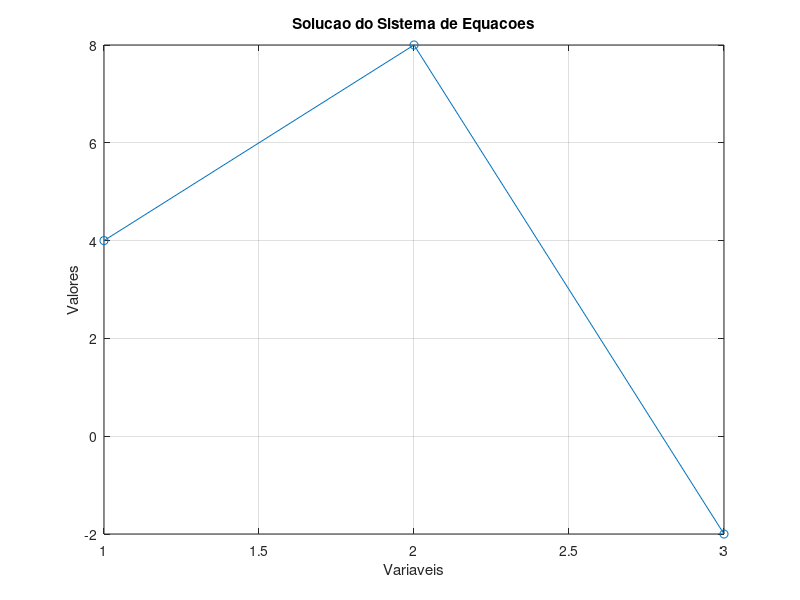
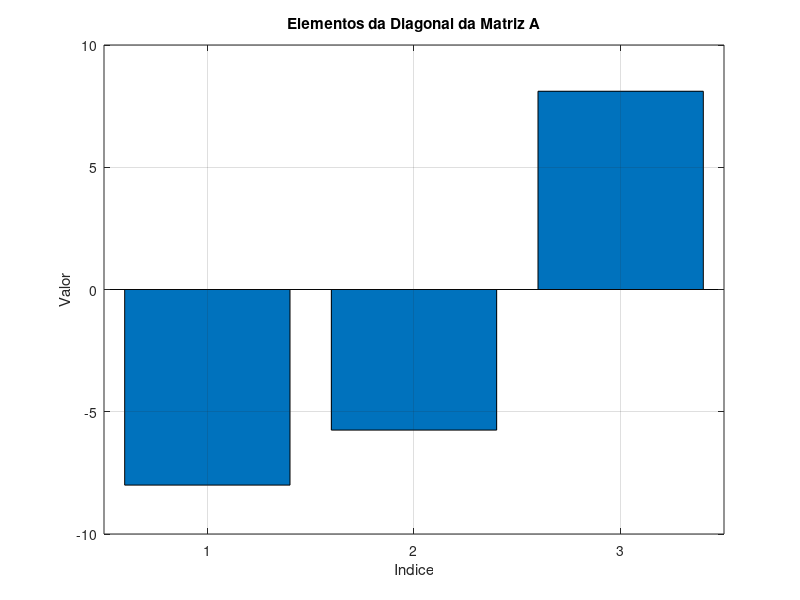
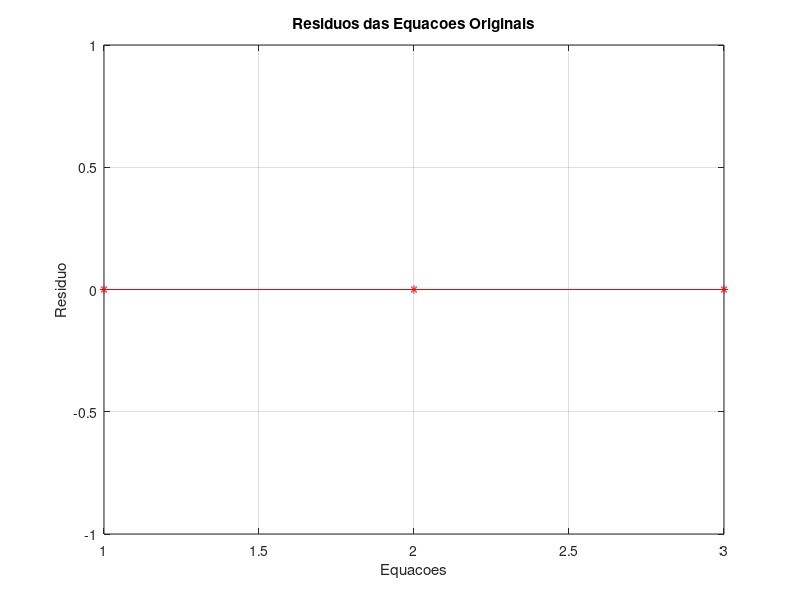

Here is the MATLAB script that generated these plots, in order:
% Definir o sistema de equacoes como uma matriz aumentada A e um vetor b
A = [2 -6 -1; -3 -1 7; -8 1 -2];
b = [-38; -34; -20];

% Funcao de eliminacao de Gauss com pivoteamento parcial
function [A, b] = gauss_elimination_partial_pivoting(A, b)
  n = length(b);
  for k = 1:n-1
    [~, max_row] = max(abs(A(k:n, k)));
    max_row = max_row + k - 1;
    
    if max_row != k
      A([k, max_row], :) = A([max_row, k], :);
      b([k, max_row]) = b([max_row, k]);
    end
    
    for i = k+1:n
      m = A(i, k) / A(k, k);
      A(i, k) = 0;
      A(i, k+1:n) = A(i, k+1:n) - m * A(k, k+1:n);
      b(i) = b(i) - m * b(k);
    end
    
    % Listar informacoes úteis durante o pivoteamento
    fprintf('\nIteracao: %d\n', k);
    fprintf('Matriz A atualizada:\n');
    disp(A);
    fprintf('Vetor b atualizado:\n');
    disp(b);
  end
endfunction

tic;
[A, b] = gauss_elimination_partial_pivoting(A, b);
elapsed_time = toc;

% Funcao de substituicao reversa
function x = back_substitution(A, b)
  n = length(b);
  x = zeros(n, 1);
  
  for i = n:-1:1
    x(i) = (b(i) - A(i, i+1:n) * x(i+1:n)) / A(i, i);
  end
endfunction

x = back_substitution(A, b);

% Calcular o determinante
determinant = prod(diag(A));

% Listar informacoes finais
fprintf('\nSolucao final:\n');
disp(x);
fprintf('Determinante: %f\n', determinant);

% Verificar a solucao
residual = A * x - b;
fprintf('\nResiduos das equacoes originais:\n');
disp(residual);

% Exibir o tempo de execucao
fprintf('Tempo de execucao do processo de eliminacao de Gauss: %f segundos\n', elapsed_time);


% Graficos
figure;
plot(x, 'o-');
title('Solucao do Sistema de Equacoes');
xlabel('Variaveis');
ylabel('Valores');
grid on;

figure;
bar(diag(A));
title('Elementos da Diagonal da Matriz A');
xlabel('Indice');
ylabel('Valor');
grid on;

figure;
plot(residual, 'r*-');
title('Residuos das Equacoes Originais');
xlabel('Equacoes');
ylabel('Residuo');
grid on;
